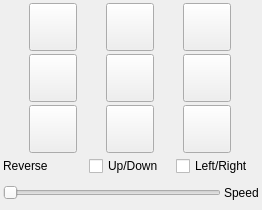
<?xml version='1.0' encoding='utf-8'?>
<ui version="4.0">
 <class>MountMotionWidget</class>
 <widget class="QWidget" name="MountMotionWidget">
  <property name="geometry">
   <rect>
    <x>0</x>
    <y>0</y>
    <width>262</width>
    <height>210</height>
   </rect>
  </property>
  <property name="minimumSize">
   <size>
    <width>262</width>
    <height>0</height>
   </size>
  </property>
  <property name="focusPolicy">
   <enum>Qt::ClickFocus</enum>
  </property>
  <property name="windowTitle">
   <string>Mount Control Panel</string>
  </property>
  <layout class="QVBoxLayout" name="verticalLayout_2">
   <property name="spacing">
    <number>3</number>
   </property>
   <property name="leftMargin">
    <number>3</number>
   </property>
   <property name="topMargin">
    <number>3</number>
   </property>
   <property name="rightMargin">
    <number>3</number>
   </property>
   <property name="bottomMargin">
    <number>3</number>
   </property>
   <item>
    <layout class="QVBoxLayout" name="verticalLayout">
     <property name="spacing">
      <number>3</number>
     </property>
     <item>
      <layout class="QGridLayout" name="gridLayout">
       <property name="sizeConstraint">
        <enum>QLayout::SetDefaultConstraint</enum>
       </property>
       <property name="spacing">
        <number>3</number>
       </property>
       <item row="0" column="0">
        <widget class="QPushButton" name="northWest">
         <property name="minimumSize">
          <size>
           <width>48</width>
           <height>48</height>
          </size>
         </property>
         <property name="maximumSize">
          <size>
           <width>48</width>
           <height>48</height>
          </size>
         </property>
         <property name="text">
          <string />
         </property>
         <property name="iconSize">
          <size>
           <width>40</width>
           <height>40</height>
          </size>
         </property>
         <property name="autoDefault">
          <bool>false</bool>
         </property>
        </widget>
       </item>
       <item row="0" column="1">
        <widget class="QPushButton" name="north">
         <property name="minimumSize">
          <size>
           <width>48</width>
           <height>48</height>
          </size>
         </property>
         <property name="maximumSize">
          <size>
           <width>48</width>
           <height>48</height>
          </size>
         </property>
         <property name="text">
          <string />
         </property>
         <property name="iconSize">
          <size>
           <width>40</width>
           <height>40</height>
          </size>
         </property>
         <property name="autoDefault">
          <bool>false</bool>
         </property>
        </widget>
       </item>
       <item row="0" column="2">
        <widget class="QPushButton" name="northEast">
         <property name="minimumSize">
          <size>
           <width>48</width>
           <height>48</height>
          </size>
         </property>
         <property name="maximumSize">
          <size>
           <width>48</width>
           <height>48</height>
          </size>
         </property>
         <property name="text">
          <string />
         </property>
         <property name="iconSize">
          <size>
           <width>40</width>
           <height>40</height>
          </size>
         </property>
         <property name="autoDefault">
          <bool>false</bool>
         </property>
        </widget>
       </item>
       <item row="1" column="0">
        <widget class="QPushButton" name="west">
         <property name="minimumSize">
          <size>
           <width>48</width>
           <height>48</height>
          </size>
         </property>
         <property name="maximumSize">
          <size>
           <width>48</width>
           <height>48</height>
          </size>
         </property>
         <property name="text">
          <string />
         </property>
         <property name="iconSize">
          <size>
           <width>40</width>
           <height>40</height>
          </size>
         </property>
         <property name="autoDefault">
          <bool>false</bool>
         </property>
        </widget>
       </item>
       <item row="1" column="1">
        <widget class="QPushButton" name="stop">
         <property name="minimumSize">
          <size>
           <width>48</width>
           <height>48</height>
          </size>
         </property>
         <property name="maximumSize">
          <size>
           <width>48</width>
           <height>48</height>
          </size>
         </property>
         <property name="text">
          <string />
         </property>
         <property name="iconSize">
          <size>
           <width>40</width>
           <height>40</height>
          </size>
         </property>
        </widget>
       </item>
       <item row="1" column="2">
        <widget class="QPushButton" name="east">
         <property name="minimumSize">
          <size>
           <width>48</width>
           <height>48</height>
          </size>
         </property>
         <property name="maximumSize">
          <size>
           <width>48</width>
           <height>48</height>
          </size>
         </property>
         <property name="text">
          <string />
         </property>
         <property name="iconSize">
          <size>
           <width>40</width>
           <height>40</height>
          </size>
         </property>
         <property name="autoDefault">
          <bool>false</bool>
         </property>
        </widget>
       </item>
       <item row="2" column="0">
        <widget class="QPushButton" name="southWest">
         <property name="minimumSize">
          <size>
           <width>48</width>
           <height>48</height>
          </size>
         </property>
         <property name="maximumSize">
          <size>
           <width>48</width>
           <height>48</height>
          </size>
         </property>
         <property name="text">
          <string />
         </property>
         <property name="iconSize">
          <size>
           <width>40</width>
           <height>40</height>
          </size>
         </property>
         <property name="autoDefault">
          <bool>false</bool>
         </property>
        </widget>
       </item>
       <item row="2" column="1">
        <widget class="QPushButton" name="south">
         <property name="minimumSize">
          <size>
           <width>48</width>
           <height>48</height>
          </size>
         </property>
         <property name="maximumSize">
          <size>
           <width>48</width>
           <height>48</height>
          </size>
         </property>
         <property name="text">
          <string />
         </property>
         <property name="iconSize">
          <size>
           <width>40</width>
           <height>40</height>
          </size>
         </property>
        </widget>
       </item>
       <item row="2" column="2">
        <widget class="QPushButton" name="southEast">
         <property name="minimumSize">
          <size>
           <width>48</width>
           <height>48</height>
          </size>
         </property>
         <property name="maximumSize">
          <size>
           <width>48</width>
           <height>48</height>
          </size>
         </property>
         <property name="text">
          <string />
         </property>
         <property name="iconSize">
          <size>
           <width>40</width>
           <height>40</height>
          </size>
         </property>
         <property name="autoDefault">
          <bool>false</bool>
         </property>
        </widget>
       </item>
      </layout>
     </item>
     <item>
      <layout class="QHBoxLayout" name="horizontalLayout">
       <item>
        <widget class="QLabel" name="label_2">
         <property name="text">
          <string>Reverse</string>
         </property>
        </widget>
       </item>
       <item>
        <widget class="QCheckBox" name="upDownCheckObject">
         <property name="text">
          <string>Up/Down</string>
         </property>
        </widget>
       </item>
       <item>
        <widget class="QCheckBox" name="leftRightCheckObject">
         <property name="text">
          <string>Left/Right</string>
         </property>
        </widget>
       </item>
      </layout>
     </item>
     <item>
      <layout class="QHBoxLayout" name="horizontalLayout_2">
       <item>
        <widget class="QSlider" name="speedSliderObject">
         <property name="maximum">
          <number>4</number>
         </property>
         <property name="orientation">
          <enum>Qt::Horizontal</enum>
         </property>
        </widget>
       </item>
       <item>
        <widget class="QLabel" name="speedLabelObject">
         <property name="text">
          <string>Speed</string>
         </property>
        </widget>
       </item>
      </layout>
     </item>
    </layout>
   </item>
  </layout>
 </widget>
 <resources />
 <connections />
</ui>
